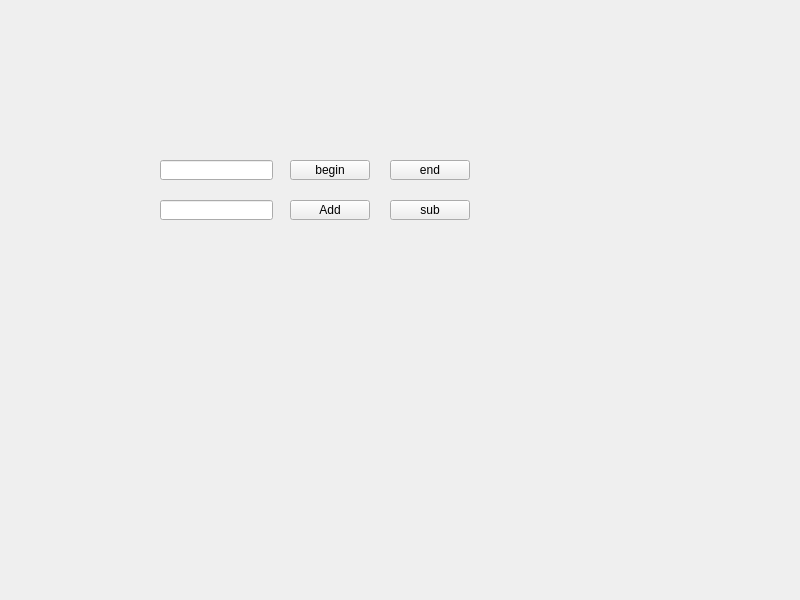
<?xml version="1.0" encoding="UTF-8"?>
<ui version="4.0">
 <class>Widget</class>
 <widget class="QWidget" name="Widget">
  <property name="geometry">
   <rect>
    <x>0</x>
    <y>0</y>
    <width>800</width>
    <height>600</height>
   </rect>
  </property>
  <property name="windowTitle">
   <string>Widget</string>
  </property>
  <widget class="QLineEdit" name="lineTime">
   <property name="geometry">
    <rect>
     <x>160</x>
     <y>160</y>
     <width>113</width>
     <height>20</height>
    </rect>
   </property>
  </widget>
  <widget class="QPushButton" name="btn_begin">
   <property name="geometry">
    <rect>
     <x>290</x>
     <y>160</y>
     <width>80</width>
     <height>20</height>
    </rect>
   </property>
   <property name="text">
    <string>begin</string>
   </property>
  </widget>
  <widget class="QPushButton" name="btn_add">
   <property name="geometry">
    <rect>
     <x>290</x>
     <y>200</y>
     <width>80</width>
     <height>20</height>
    </rect>
   </property>
   <property name="text">
    <string>Add</string>
   </property>
  </widget>
  <widget class="QLineEdit" name="lineNum">
   <property name="geometry">
    <rect>
     <x>160</x>
     <y>200</y>
     <width>113</width>
     <height>20</height>
    </rect>
   </property>
  </widget>
  <widget class="QPushButton" name="btn_sub">
   <property name="geometry">
    <rect>
     <x>390</x>
     <y>200</y>
     <width>80</width>
     <height>20</height>
    </rect>
   </property>
   <property name="text">
    <string>sub</string>
   </property>
  </widget>
  <widget class="QPushButton" name="btn_end">
   <property name="geometry">
    <rect>
     <x>390</x>
     <y>160</y>
     <width>80</width>
     <height>20</height>
    </rect>
   </property>
   <property name="text">
    <string>end</string>
   </property>
  </widget>
 </widget>
 <resources/>
 <connections/>
</ui>
